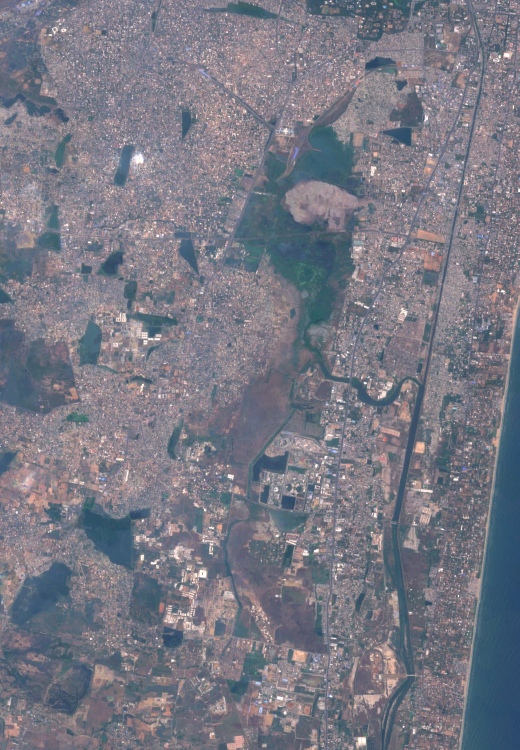
#> input picture docs/app/data/photo_2018.jpg, 1039 x 1500 px (shown at 1/2 size); its folder holds only this picture in this run
$ python web_images.py
#> lines starting #> are read from the running program, lines starting #| are printed output that depends on the picture
"""Web copies of the map images: WebP, stretched to the map's own shape.

Earth Engine exports the study area in plain latitude/longitude, where a pixel is as
tall as it is wide in degrees. The web map uses Web Mercator, which at 13°N draws the
same box about 2.6% taller, so the browser was stretching the images on the fly.
This resizes them once to the shape they are shown at (no new detail; the AI labels
use nearest-neighbour so every square keeps its own label) and saves WebP, which
is much smaller than the JPEG/PNG exports. No Earth Engine calls.

The satellite photos also get a light copy (600 px wide) that the map shows first,
so a phone on a slow connection sees the area in a second or two; the full image
replaces it as soon as it arrives. The year-by-year player uses the light copies.

Usage:  .venv/Scripts/python analysis/web_images.py
Output: docs/app/data/photo_KEY.webp, photo_KEY_light.webp and labels_KEY.webp for every
        season 2018–2026 and for the monsoon image (KEY = 2018 … 2026, monsoon)
"""
import math
import pathlib

from PIL import Image

ROOT = pathlib.Path(__file__).resolve().parent.parent
DATA = ROOT / "docs" / "app" / "data"
BOX = [80.17, 12.86, 80.26, 12.99]  # west, south, east, north (as in app_assets.py)
LIGHT_WIDTH = 600
KEYS = [str(y) for y in range(2018, 2027)] + ["monsoon"]


def mercator_y(lat):
    return math.log(math.tan(math.pi / 4 + math.radians(lat) / 2))


# width / height of the box as the map draws it
ASPECT = math.radians(BOX[2] - BOX[0]) / (mercator_y(BOX[3]) - mercator_y(BOX[1]))


def save(img, size, resample, out, **opts):
    img.resize(size, resample).save(out, "WEBP", method=6, **opts)
    print(f"  -> {out.name} {size}, {out.stat().st_size // 1024} KB")


for key in KEYS:
    for name, resample, opts in ((f"photo_{key}.jpg", Image.LANCZOS, {"quality": 82}),
                                 (f"labels_{key}.png", Image.NEAREST, {"lossless": True})):
        src = Image.open(DATA / name).convert("RGB")
#> src is the input picture: PIL image 1039x1500 RGB; mean R, G, B 120.3, 120.7, 131.6
        print(f"{name} {src.size}, {(DATA / name).stat().st_size // 1024} KB")
#| photo_2018.jpg (1039, 1500), 399 KB
        save(src, (src.width, round(src.width / ASPECT)), resample, DATA / (pathlib.Path(name).stem + ".webp"), **opts)
        if name.startswith("photo"):
            save(src, (LIGHT_WIDTH, round(LIGHT_WIDTH / ASPECT)), Image.LANCZOS,
                 DATA / f"photo_{key}_light.webp", quality=72)
#> call 2 of save, with size = (600, 889), resample = 1
#> in save (call 2), `img.resize(size, resample).save(out, "WEBP", method=6, **opts)`:
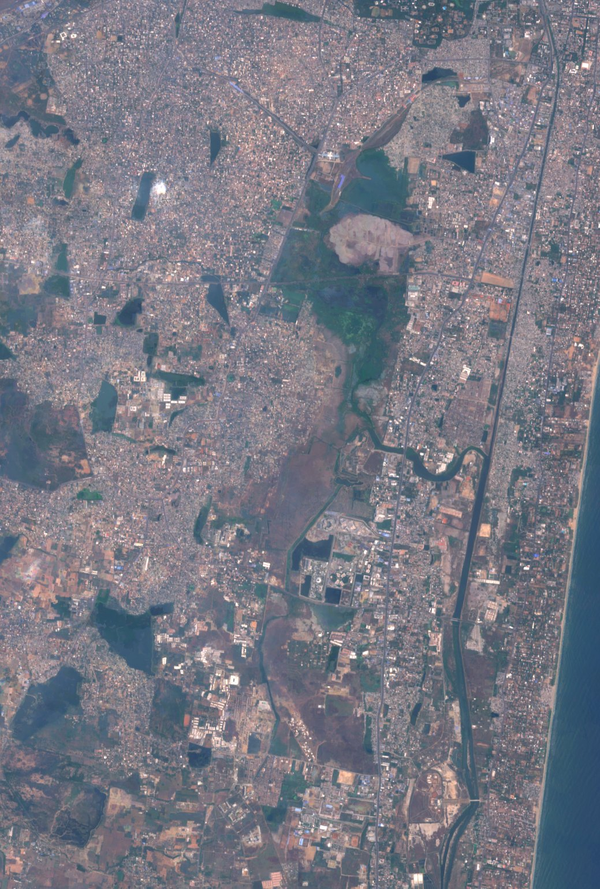
#> saved as photo_2018_light.webp: PIL image 600x889 RGB; mean R, G, B 120.3, 120.7, 131.6
#> (the run stopped early here; a loop or call above may not have finished)
